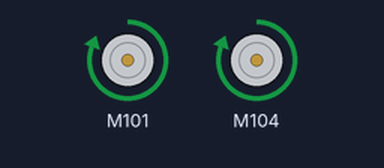
The sketch below on a simulated Arduino Uno, built with avr-gcc and run on an emulated ATmega328P. Shown: 2 × DC motor (green arrow = forward, orange = backward, longer = faster).

Above: at 1.7 s.
At 7.4 s:
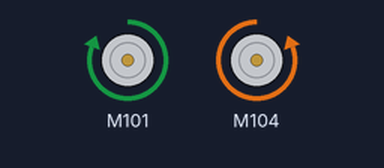
At 9.0 s:
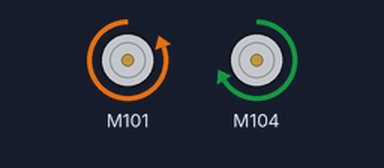
At 14.85 s:
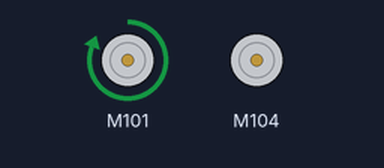
Timing chart, 0 to 15.2 s (numbered marks = the images above):
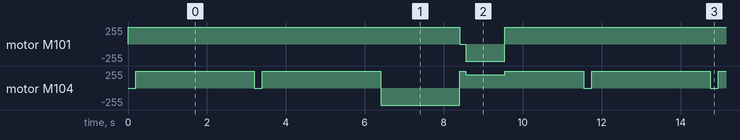

The sketch:

CG_Bot_Pattern_Design_Letter_A.ino
```cpp
#include <MotorDriver.h>  // Include the motor driver library

MotorDriver m;  // Create a MotorDriver object

void setup()
{
  // Initialization code can go here if needed
}

void loop()
{
  m.motor(1, FORWARD, 255);  // Set motor on port 1 to move forward at full speed (255) for pivot turn
  m.motor(4, BACKWARD, 0);    // Stop motor on port 4 (backward speed is 0)
  delay(200);  // Delay for 200 milliseconds

  m.motor(1, FORWARD, 255);  // Move forward at full speed
  m.motor(4, FORWARD, 255);  // Move both motors forward
  delay(3000);  // Delay for 3000 milliseconds

  m.motor(1, FORWARD, 255);  // Take a pivot turn again
  m.motor(4, BACKWARD, 0);   // Stop motor on port 4
  delay(200);  // Delay for 200 milliseconds

  m.motor(1, FORWARD, 255);  // Move forward
  m.motor(4, FORWARD, 255);  // Move both motors forward
  delay(3000);  // Delay for 3 seconds to continue moving forward

  m.motor(1, FORWARD, 255);  // Take a point turn (turn in place)
  m.motor(4, BACKWARD, 255);  // Set motor on port 4 to move backward
  delay(2000);  // Delay for 2 seconds to complete the turn

  m.motor(1, BACKWARD, 0);  // Stop motor on port 1 for a pivot turn
  m.motor(4, FORWARD, 255);  // Set motor on port 4 to move forward
  delay(150);  // Delay for 150 milliseconds

  m.motor(1, BACKWARD, 255);  // Take a differential turn (one motor backward)
  m.motor(4, FORWARD, 200);  // Move motor on port 4 forward at speed 200
  delay(1000);  // Delay for 1 second to execute the turn

  m.motor(1, FORWARD, 255);  // Move forward
  m.motor(4, FORWARD, 255);  // Move both motors forward
  delay(2000);  // Delay for 2 seconds to complete the forward movement
}
```

Measured:
- by itself, motor M101: repeats every 11.6 s: stopped 0.15 s, backward 255/255 1.0 s, forward 255/255 10.4 s
- by itself, motor M104: repeats every 11.6 s: stopped 0.20 s, forward 255/255 3.0 s, backward 255/255 2.0 s, forward 255/255 0.15 s, forward 200/255 1.0 s, forward 255/255 2.0 s, stopped 0.20 s, forward 255/255 3.0 s
